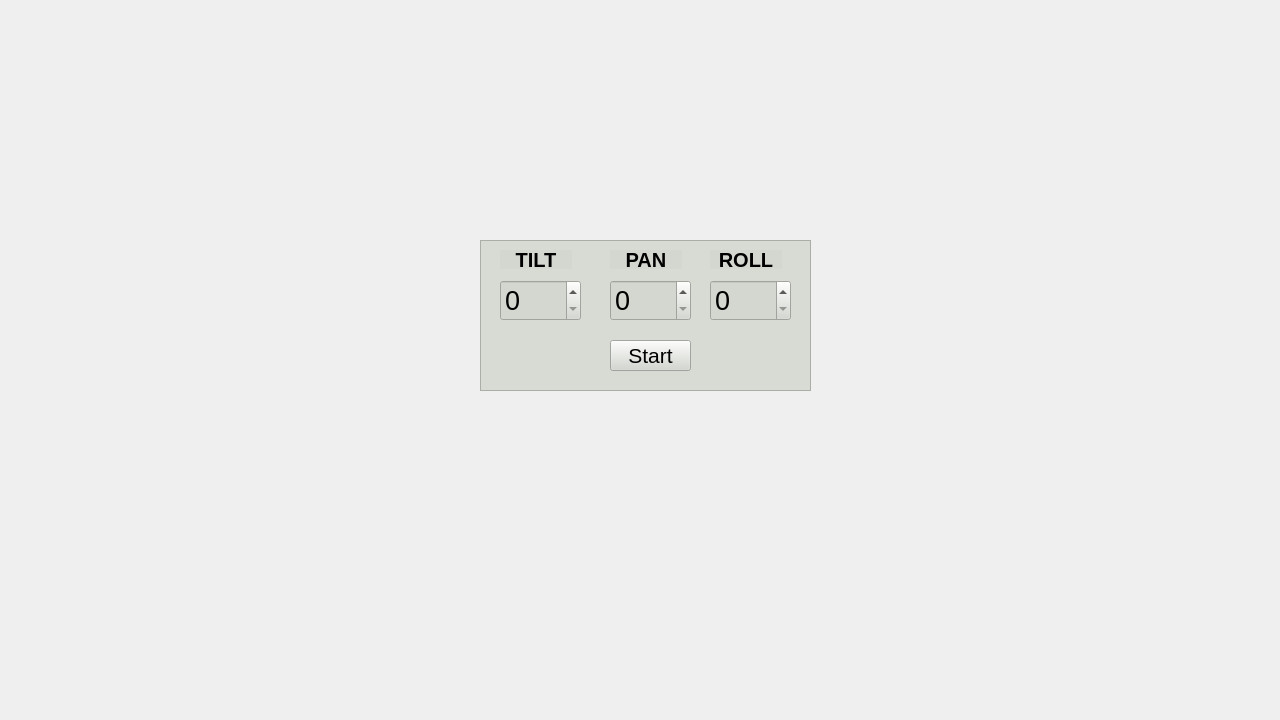
<?xml version="1.0" encoding="UTF-8"?>
<ui version="4.0">
 <class>Form</class>
 <widget class="QWidget" name="Form">
  <property name="geometry">
   <rect>
    <x>0</x>
    <y>0</y>
    <width>1280</width>
    <height>720</height>
   </rect>
  </property>
  <property name="windowTitle">
   <string>Form</string>
  </property>
  <widget class="QFrame" name="gimbal_angle_setting">
   <property name="geometry">
    <rect>
     <x>480</x>
     <y>240</y>
     <width>331</width>
     <height>151</height>
    </rect>
   </property>
   <property name="styleSheet">
    <string notr="true">background-color: rgba(211, 215, 207,0.85);</string>
   </property>
   <property name="frameShape">
    <enum>QFrame::StyledPanel</enum>
   </property>
   <property name="frameShadow">
    <enum>QFrame::Raised</enum>
   </property>
   <widget class="QSpinBox" name="tilt_box">
    <property name="geometry">
     <rect>
      <x>20</x>
      <y>40</y>
      <width>81</width>
      <height>41</height>
     </rect>
    </property>
    <property name="font">
     <font>
      <pointsize>20</pointsize>
     </font>
    </property>
   </widget>
   <widget class="QSpinBox" name="pan_box">
    <property name="geometry">
     <rect>
      <x>130</x>
      <y>40</y>
      <width>81</width>
      <height>41</height>
     </rect>
    </property>
    <property name="font">
     <font>
      <pointsize>20</pointsize>
     </font>
    </property>
   </widget>
   <widget class="QSpinBox" name="roll_box">
    <property name="geometry">
     <rect>
      <x>230</x>
      <y>40</y>
      <width>81</width>
      <height>41</height>
     </rect>
    </property>
    <property name="font">
     <font>
      <pointsize>20</pointsize>
     </font>
    </property>
   </widget>
   <widget class="QLabel" name="label_8">
    <property name="geometry">
     <rect>
      <x>20</x>
      <y>10</y>
      <width>72</width>
      <height>19</height>
     </rect>
    </property>
    <property name="font">
     <font>
      <pointsize>15</pointsize>
      <weight>75</weight>
      <bold>true</bold>
     </font>
    </property>
    <property name="text">
     <string>TILT</string>
    </property>
    <property name="alignment">
     <set>Qt::AlignCenter</set>
    </property>
   </widget>
   <widget class="QLabel" name="label_9">
    <property name="geometry">
     <rect>
      <x>130</x>
      <y>10</y>
      <width>72</width>
      <height>19</height>
     </rect>
    </property>
    <property name="font">
     <font>
      <pointsize>15</pointsize>
      <weight>75</weight>
      <bold>true</bold>
     </font>
    </property>
    <property name="text">
     <string>PAN</string>
    </property>
    <property name="alignment">
     <set>Qt::AlignCenter</set>
    </property>
   </widget>
   <widget class="QLabel" name="label_10">
    <property name="geometry">
     <rect>
      <x>230</x>
      <y>10</y>
      <width>72</width>
      <height>19</height>
     </rect>
    </property>
    <property name="font">
     <font>
      <pointsize>15</pointsize>
      <weight>75</weight>
      <bold>true</bold>
     </font>
    </property>
    <property name="text">
     <string>ROLL</string>
    </property>
    <property name="alignment">
     <set>Qt::AlignCenter</set>
    </property>
   </widget>
   <widget class="QPushButton" name="start_button">
    <property name="geometry">
     <rect>
      <x>130</x>
      <y>100</y>
      <width>81</width>
      <height>31</height>
     </rect>
    </property>
    <property name="font">
     <font>
      <pointsize>16</pointsize>
      <weight>50</weight>
      <bold>false</bold>
     </font>
    </property>
    <property name="text">
     <string>Start</string>
    </property>
   </widget>
  </widget>
 </widget>
 <resources/>
 <connections/>
</ui>
